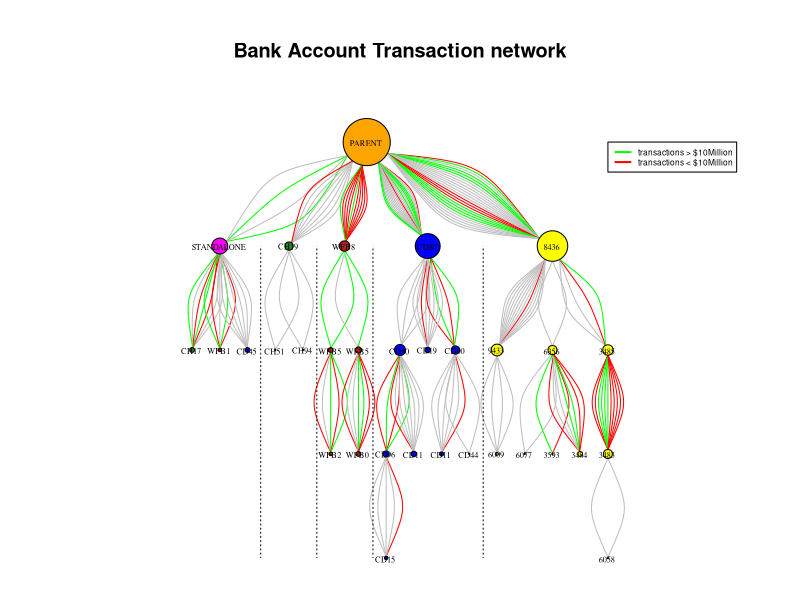

R code for this plot:

library(sqldf)
library(igraph)
require(reshape2)
library(plotrix)

### SETTING THE WORK DIRECTORY
wkdir = "~\\"
subdir = "Github\\Data-Visualization"

# create directory if it doesn't exist yet
dir.create(file.path(wkdir, subdir))
setwd(file.path(wkdir, subdir))


data = read.csv("coursera2.csv")
input_data = data

bsk.network<-graph.data.frame(input_data, directed=F)

# Plot the data.Some details about the graph can be specified in advance.
# For example we can separate some vertices (people) by color:

V(bsk.network)$name = strtrim(V(bsk.network)$name, 4)

V(bsk.network)$name[V(bsk.network)$name == "STAN"] = "STANDALONE"
V(bsk.network)$name[V(bsk.network)$name == "Pare"] = "PARENT"
V(bsk.network)$color<-ifelse(grepl("CD",V(bsk.network)$name), 'blue',
                             ifelse(grepl("CH",V(bsk.network)$name),'forest green',
                                    ifelse(grepl("WFB",V(bsk.network)$name),'firebrick',
                                           ifelse(grepl("STANDALONE",V(bsk.network)$name),'magenta',
                                                  ifelse(grepl("PARENT",V(bsk.network)$name),'orange','yellow'))))) 
                             #useful for highlighting certain people. Works by matching the name attribute of the vertex to the one specified in the 'ifelse' expression

# We can also color the connecting edges differently depending on the 'grade':

E(bsk.network)$color<-ifelse(E(bsk.network)$Amount > 10000000, "green", ifelse(E(bsk.network)$Amount < -10000000,"red","gray"))

# or depending on the different specialization ('spec'):

# E(bsk.network)$color<-ifelse(E(bsk.network)$spec=='X', "red", ifelse(E(bsk.network)$spec=='Y', "blue", "grey"))

# Note: the example uses nested ifelse expressions which is in general a bad idea but does the job in this case
# Additional attributes like size can be further specified in an analogous manner, either in advance or when the plot function is called:

V(bsk.network)$size<-degree(bsk.network)/3#here the size of the vertices is specified by the degree of the vertex, so that people supervising more have get proportionally bigger dots. Getting the right scale gets some playing around with the parameters of the scale function (from the 'base' package)
# Note that if the same attribute is specified beforehand and inside the function, the former will be overridden.

# And finally the plot itself:

par(mai=c(0,0,1,0)) 			#this specifies the size of the margins. the default settings leave too much free space on all sides (if no axes are printed)
plot(bsk.network,	
     layout=layout_as_tree,#the graph to be plotted
     main='Bank Account Transaction network',	#specifies the title
     vertex.label.dist=-.1,			#puts the name labels slightly off the dots
     vertex.frame.color='black', 		#the color of the border of the dots 
     vertex.label.color='black',		#the color of the name labels
     vertex.label.font=1,			#the font of the name labels
     vertex.label=V(bsk.network)$name,		#specifies the lables of the vertices. in this case the 'name' attribute is used
     vertex.label.cex=.5	#specifies the size of the font of the labels. can also be made to vary
)
ablineclip(v =c(-.67,-.4,-.13,.4), lty = 3,y1 = -1,y2 = .5)
legend(1,1,c("transactions > $10Million","transactions < $10Million"),cex = .5,lty=c(1,1), lwd=c(2,2),col=c("green","red"))
